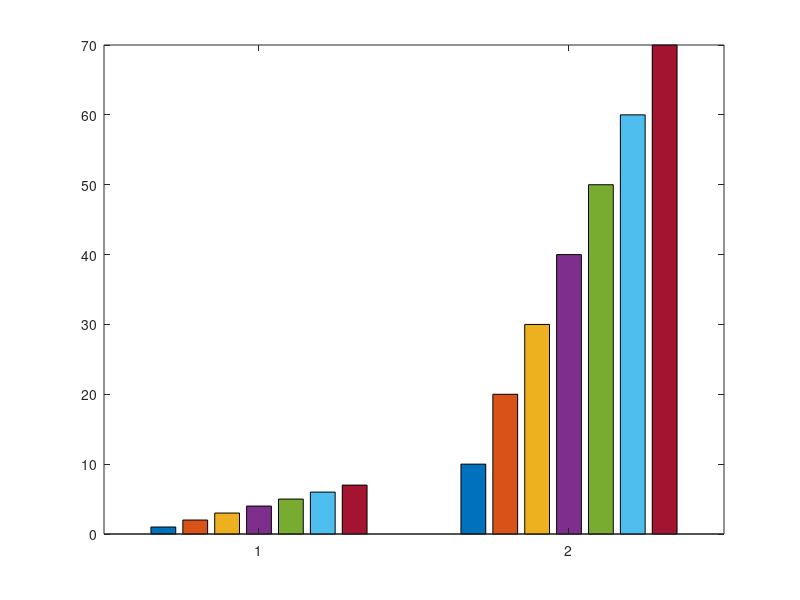

Recreate this plot in MATLAB. (Note: this script raises an error after producing the figure.)
% probe_bar.m — 探针: 实测本环境 bar() 对 2×7 与 7×2 矩阵的渲染语义 + 真实数据维度
% 2×7 矩阵
Y27 = [1 2 3 4 5 6 7; 10 20 30 40 50 60 70];
f1 = figure('Visible', 'off');
b1 = bar(Y27);
fprintf('bar(2x7): 序列数(每组的柱数)=%d, 组数=%d\n', numel(b1), numel(b1(1).XEndPoints));
close(f1);
% 7×2 矩阵
Y72 = Y27';
f2 = figure('Visible', 'off');
b2 = bar(Y72);
fprintf('bar(7x2): 序列数(每组的柱数)=%d, 组数=%d\n', numel(b2), numel(b2(1).XEndPoints));
close(f2);
% 真实数据: 从 q2 结果 CSV 读取并推算每日利润维度
sf = mfilename('fullpath');
if ~startsWith(sf, filesep), sf = fullfile(pwd, sf); end
PROJ = fileparts(fileparts(sf));
opts = detectImportOptions(fullfile(PROJ, 'outputs', 'q2_strategy_A.csv'), 'TextType', 'string');
T = readtable(fullfile(PROJ, 'outputs', 'q2_strategy_A.csv'), opts);
fprintf('q2_strategy_A.csv 尺寸: %s\n', mat2str(size(T)));
disp(head(T, 2));
